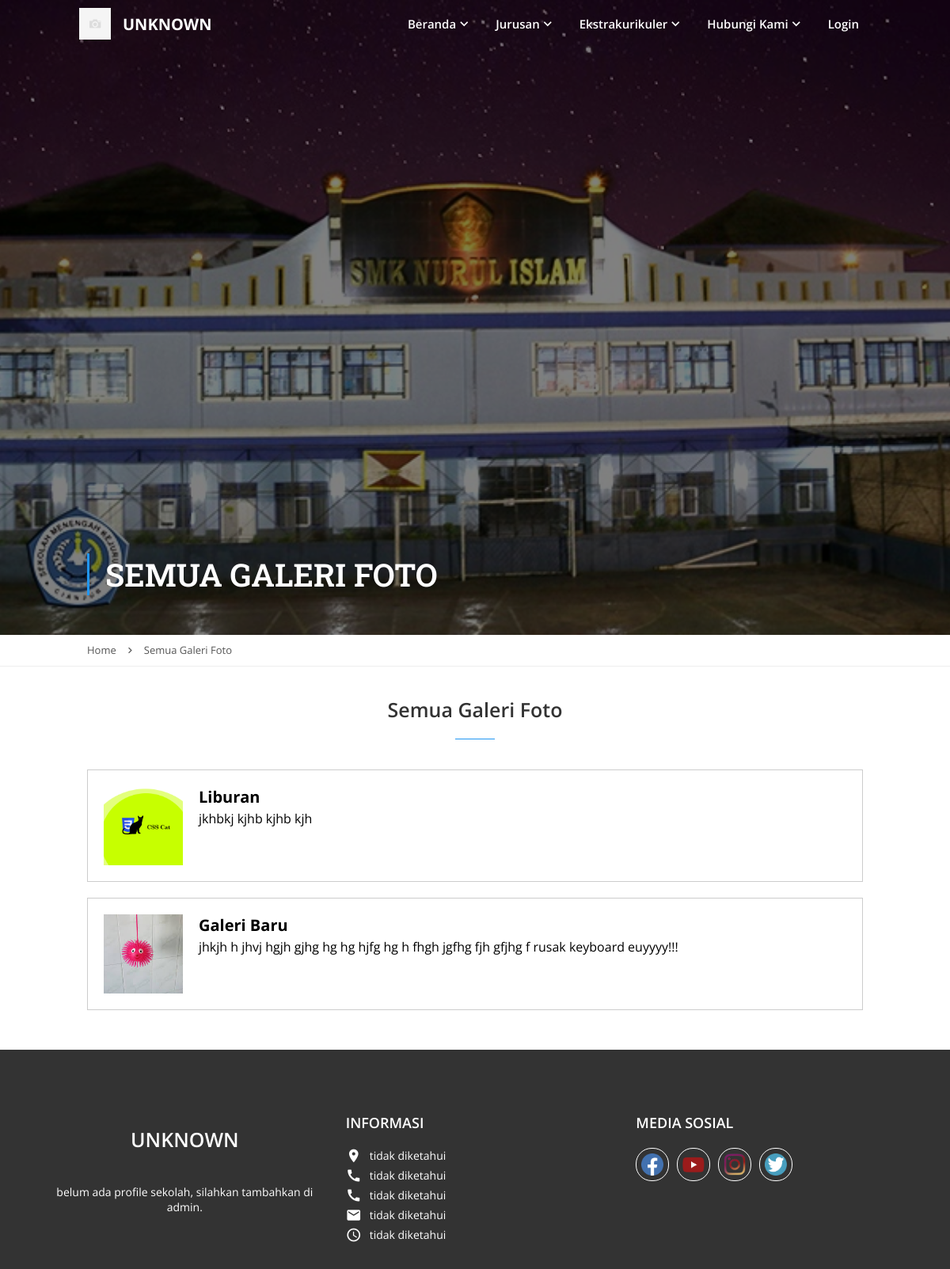
Screenshot of /index.php/gallery/list with the database file from the repository.
### tables this page shows
CREATE TABLE `gallery` (
  `id` bigint(20) UNSIGNED NOT NULL,
  `title` varchar(255) NOT NULL,
  `text` text DEFAULT NULL,
  `count` int(11) NOT NULL DEFAULT 0,
  `created_at` timestamp NULL DEFAULT NULL,
  `updated_at` timestamp NULL DEFAULT NULL
);

### application/controllers/Gallery.php (called while the page is built, shortened)
<?php
class Gallery extends CI_Controller {
    public function list() {
		$datas = [];
		$gallerys = $this->db->get('gallery')->result();
		foreach ($gallerys as $key => $gallery) {
			$this->db->where('gallery_id', $gallery->id);
			$image = $this->db->get('photo')->result();
			$datas[$key]['id'] = $gallery->id;
			$datas[$key]['title'] = $gallery->title;
			$datas[$key]['thumbnail'] = ($image) ? $image[0]->photo : 'default.jpg';
			$datas[$key]['text'] = $gallery->text;
			$datas[$key]['count'] = $gallery->count;
			$datas[$key]['created_at'] = $gallery->created_at;
			$datas[$key]['updated_at'] = $gallery->updated_at;
		}
        $title = 'Semua Galeri Foto';
        $this->load->view('pages/layout', [
            'title' => $title,
            'page' => 'gallery/list',
            'content' => $datas,
            'majors' => $this->dataMajor(),
            'profile' => $this->dataProfile(),
            'extras' => $this->dataExtra()
        ]);
	}
	private function dataExtra() {
		$result = $this->db->get('extra');
		return $result->result();
	}
	private function dataMajor() {
		$result = $this->db->get('major');
		return $result->result();
	}
	private function dataProfile() {
		$result = $this->db->get('profile');
		if (count($result->result()) != 0) {
			$output = $result->result()[0];
			$output->facebook = !preg_match('/http/', $output->facebook) ? 'https://'.$output->facebook : $output->facebook;
			$output->youtube = !preg_match('/http/', $output->youtube) ? 'https://'.$output->youtube : $output->youtube;
			$output->instagram = !preg_match('/http/', $output->instagram) ? 'https://'.$output->instagram : $output->instagram;
			$output->twitter = !preg_match('/http/', $output->twitter) ? 'https://'.$output->twitter : $output->twitter;
			return $output;
		} else {
			return [];
		}
	}
}

### index.php (called while the page is built, shortened)
<?php
require_once BASEPATH.'core/CodeIgniter.php';

### application/helpers/global_functions_helper.php (called while the page is built, shortened)
<?php
function limit_string($string, $limit) {
    $len = strlen($string);
    if ($len > $limit) {
        return substr($string, 0, $limit).'...';
    } else {
        return $string;
    }
}

### application/views/pages/gallery/list.php (the view)
<div class="page-layout-list">
    <?php foreach($content as $data) : ?>
        <a class="page-layout-list-item" href="<?= base_url('gallery/show/'.$data['id']) ?>">
            <img class="page-layout-list-item-img" src="<?= base_url('img/gallery/'.$data['thumbnail']) ?>" draggable="false" />
            <div class="page-layout-list-item-title"><?= $data['title'] ?></div>
            <div class="page-layout-list-item-text"><?= limit_string($data['text'], 300) ?></div>
        </a>
    <?php endforeach; ?>
</div>

### css/home.css (style rules this page uses)
* { margin: 0; font-family: 'Open Sans', sans-serif; }

### css/page-layout.css (style rules this page uses)
.page-layout-list { width: 100%; }
.page-layout-list-item { width: 100%; box-sizing: border-box; padding: 20px; border: 1px solid #ccc; display: grid; grid-template-columns: 100px 1fr; grid-template-rows: 30px auto; grid-column-gap: 20px; cursor: pointer; user-select: none; transition: 0.3s; margin-bottom: 20px; text-decoration: none; color: #000; }
.page-layout-list-item-img { grid-column: 1/2; grid-row: 1/3; width: 100px; height: 100px; object-fit: cover; }
.page-layout-list-item-title { grid-column: 2/3; grid-row: 1/2; font-size: 20px; font-weight: bold; }
.page-layout-list-item-text { grid-column: 2/3; grid-row: 2/3; font-size: 16px; }

### rows the page displays
gallery: shows a picture, title "Liburan", text "jkhbkj kjhb kjhb kjh"
gallery: shows a picture, title "Galeri Baru", text "jhkjh h jhvj hgjh gjhg hg hg hjfg hg h fhgh jgfhg fjh gfjhg f rusak keyboard euyyyy!!!"

### other values shown
$profile->name "UNKNOWN"
$title "SEMUA GALERI FOTO"
$title "Semua Galeri Foto"
$profile->text "belum ada profile sekolah, silahkan tambahkan di admin."
$profile->address "tidak diketahui"
$profile->phone "tidak diketahui"
$profile->wa "tidak diketahui"
$profile->email "tidak diketahui"
$profile->schedule "tidak diketahui"
